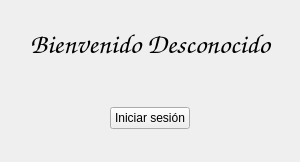
<?xml version="1.0" encoding="UTF-8"?>
<ui version="4.0">
 <class>MainWindow</class>
 <widget class="QMainWindow" name="MainWindow">
  <property name="geometry">
   <rect>
    <x>0</x>
    <y>0</y>
    <width>300</width>
    <height>162</height>
   </rect>
  </property>
  <property name="windowTitle">
   <string>Qt App</string>
  </property>
  <widget class="QWidget" name="centralwidget">
   <layout class="QGridLayout" name="gridLayout">
    <item row="0" column="0">
     <widget class="QLabel" name="label">
      <property name="font">
       <font>
        <family>Comic Sans MS</family>
        <pointsize>21</pointsize>
       </font>
      </property>
      <property name="text">
       <string>Bienvenido Desconocido</string>
      </property>
      <property name="alignment">
       <set>Qt::AlignCenter</set>
      </property>
      <property name="wordWrap">
       <bool>true</bool>
      </property>
     </widget>
    </item>
    <item row="1" column="0" alignment="Qt::AlignHCenter|Qt::AlignVCenter">
     <widget class="QPushButton" name="pushButton">
      <property name="text">
       <string>Iniciar sesión</string>
      </property>
     </widget>
    </item>
   </layout>
  </widget>
 </widget>
 <resources/>
 <connections/>
</ui>
